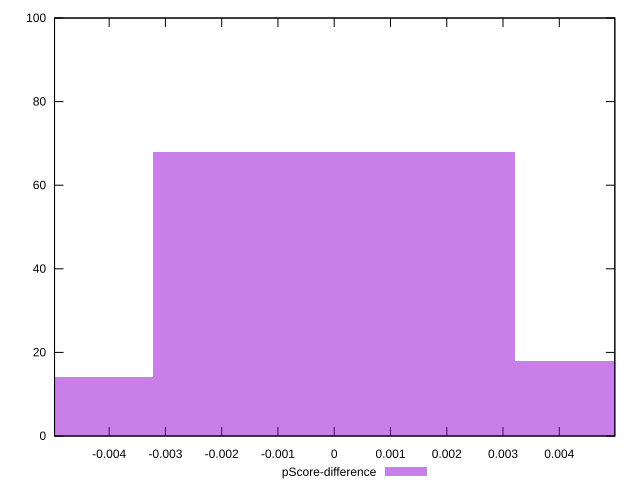

The gnuplot source for this figure:
reset

$pScoreDifference <<EOF
0 68
0.006428633425330994 18
-0.006428633425330994 14
EOF

set key outside below
set boxwidth 0.006428633425330994
set xrange [-0.0049709911118577255:0.004987134984278496]
set yrange [0:100]
set trange [0:100]
set style fill transparent solid 0.5 noborder
set terminal svg size 640, 490 enhanced background rgb 'white'
set output "reports/report_00028_2021-02-24T12-49-42.674Z/first-cpu-idle/samples/card/pScore-difference/histogram.svg"

plot $pScoreDifference title "pScore-difference" with boxes

reset
